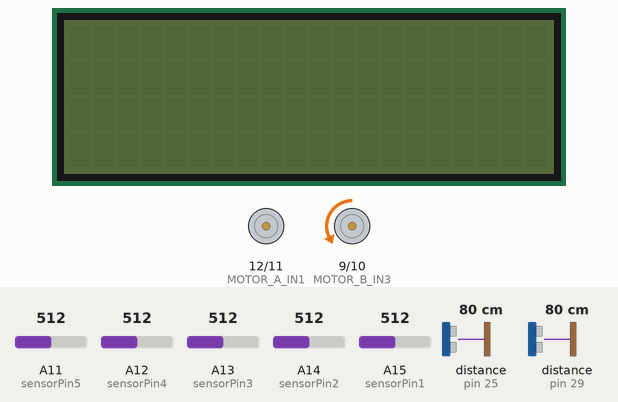
This sketch was run on a simulated Arduino Mega 2560, built with avr-gcc and run on an emulated ATmega2560. Parts: 20×4 character LCD, motor-driver pin pairs drawn as motors (green arrow = first pin HIGH = forward, orange = second pin HIGH = backward, longer = more drive, scaled by the enable pin). Inputs (shaded band) come from the test bench; at power-on: distance to the obstacle (sensors on pin 25, pin 29) 80 cm, A11 (sensorPin5) = 512, A12 (sensorPin4) = 512, A13 (sensorPin3) = 512, A14 (sensorPin2) = 512, A15 (sensorPin1) = 512. What the sketch prints to the serial monitor is not drawn.

Above: at 1.2 s.
1.3 s: distance to the obstacle (sensor on pin 25) set to 22 cm
4.3 s: distance to the obstacle (sensor on pin 25) set to 17 cm
At 5.1 s:
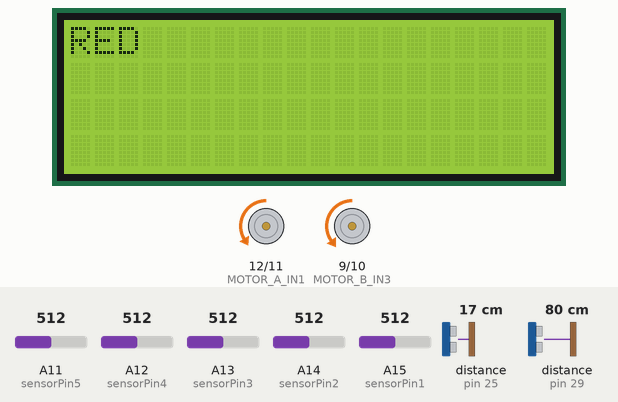
5.8 s: distance to the obstacle (sensor on pin 25) set to 45 cm
7.3 s: distance to the obstacle (sensor on pin 25) set to 54 cm
At 7.9 s:
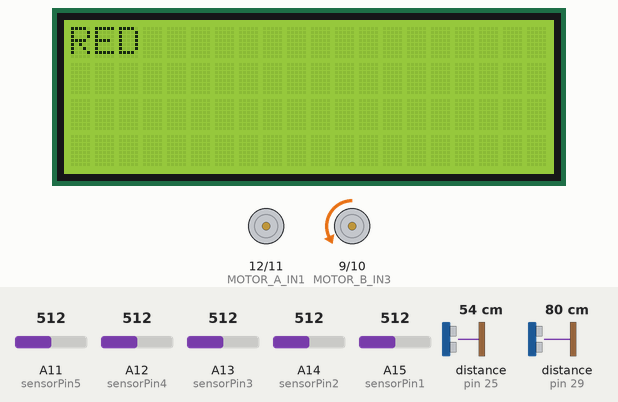
10.3 s: A11 (sensorPin5) set to 488
At 10.8 s:
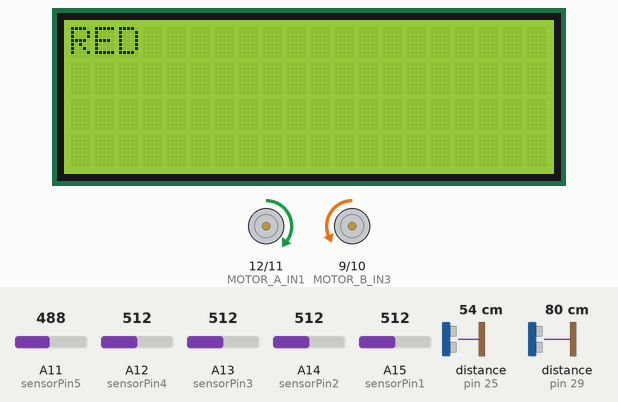
11.8 s: distance to the obstacle (sensor on pin 25) set to 2 cm
At 19.3 s:
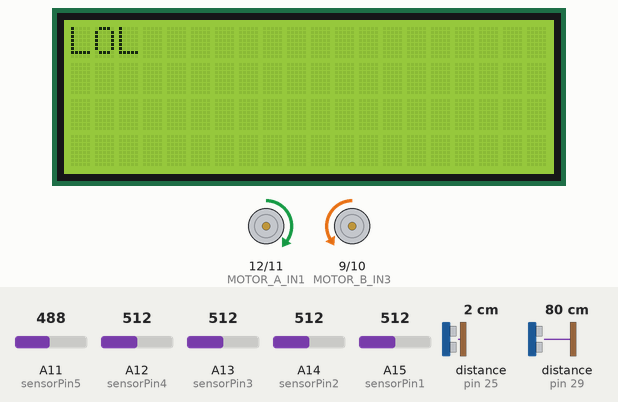
Timing chart, 0 to 20.2 s (numbered marks = the images above; inputs shaded):
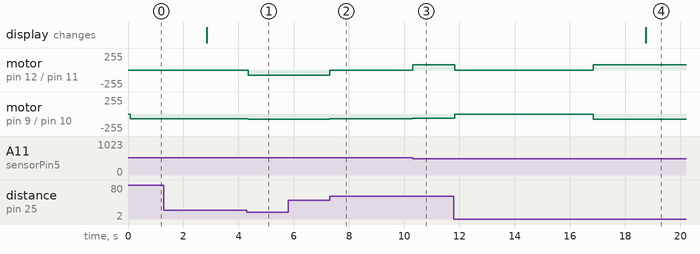

The sketch:

5SENV0.2.ino
```cpp
#include<Ultrasonic.h>
#include <LiquidCrystal_I2C.h>
LiquidCrystal_I2C lcd(0x27, 20, 4); // set the LCD address to 0x27 for a 16 chars and 2 line display
unsigned long startTime;
int wallCount = 0;

int sensorPin1 = A15;
int sensorPin2 = A14;
int sensorPin3 = A13;
int sensorPin4 = A12;
int sensorPin5 = A11;
Ultrasonic leftus(23, 25, 7000UL);
Ultrasonic frontus(27, 29, 7000UL);

const int MOTOR_A_ENA = 13; // Right motor speed control
const int MOTOR_A_IN1 = 12;  // Right motor direction control 1
const int MOTOR_A_IN2 = 11;  // Right motor direction control 2
const int MOTOR_B_ENB = 8;  // Left motor speed control
const int MOTOR_B_IN3 = 9;  // Left motor direction control 1
const int MOTOR_B_IN4 = 10;  // Left motor direction control 2
int distanceL;
int distanceF;
// Define the threshold values for the sensors
int threshold = 500;

void move(int speed1, int speed2) {
  if (speed2 > 0) {
    analogWrite(MOTOR_A_ENA, speed2);
    digitalWrite(MOTOR_A_IN1, LOW);
    digitalWrite(MOTOR_A_IN2, HIGH);
  } else {
    analogWrite(MOTOR_A_ENA, -speed2);
    digitalWrite(MOTOR_A_IN1, HIGH);
    digitalWrite(MOTOR_A_IN2, LOW);
  }
  if (speed1 > 0) {
    analogWrite(MOTOR_B_ENB, speed1);
    digitalWrite(MOTOR_B_IN3, LOW);
    digitalWrite(MOTOR_B_IN4, HIGH);
  } else {
    analogWrite(MOTOR_B_ENB, -speed1);
    digitalWrite(MOTOR_B_IN3, HIGH);
    digitalWrite(MOTOR_B_IN4, LOW);
  }
}


void right() {
  // Read the sensor values
  int sensorValue1 = analogRead(sensorPin1);
  int sensorValue2 = analogRead(sensorPin2);
  int sensorValue3 = analogRead(sensorPin3);
  int sensorValue4 = analogRead(sensorPin4);
  int sensorValue5 = analogRead(sensorPin5);
  //move()
  // Check if the robot is on the line
  if (sensorValue1 < threshold && sensorValue2 < threshold && sensorValue3 < threshold && sensorValue4 < threshold && sensorValue5 < threshold) {
    // Stop the robot
    move(80, 0);
  }
  if (sensorValue1 > threshold && sensorValue2 > threshold && sensorValue3 > threshold && sensorValue4 > threshold && sensorValue5 > threshold) {
    // Stop the robot
    move(90, -50); //turn left slightly
  }
  else {
    // Calculate the position of the robot on the line

    int position = 0;


    if (sensorValue3 < threshold) {
      position = 3;
    }
    if (sensorValue4 < threshold) {
      position = 4;
    }
    if (sensorValue5 < threshold) {
      position = 5;
    }
    if (sensorValue2 < threshold) {
      position = 2;
    }

    if (sensorValue1 < threshold) {
      position = 1;
    }

    // Adjust the motor speed and direction based on the position
    if (position == 1) {
      // Turn left
      move(-60, 60);

    } else if (position == 2) {
      move(0, 60);
    } else if (position == 3) {
      // Go straight
      move(60, 60);
    } else if (position == 4) {
      // Turn right slightly
      move(60, 0);
    } else if (position == 5) {

      // Turn right
      move(75, -60);


    }
  }
}

void left() {
  // Read the sensor values
  int sensorValue1 = analogRead(sensorPin1);
  int sensorValue2 = analogRead(sensorPin2);
  int sensorValue3 = analogRead(sensorPin3);
  int sensorValue4 = analogRead(sensorPin4);
  int sensorValue5 = analogRead(sensorPin5);
  // Check if the robot is on the line
  if (sensorValue1 < threshold && sensorValue2 < threshold && sensorValue3 < threshold && sensorValue4 < threshold && sensorValue5 < threshold) {
    if (wallCount == 0 && distanceL < 30 && distanceL != 0) {
      move(70, 0);

    }
    move(70, 0);
  }
  if (sensorValue1 > threshold && sensorValue2 > threshold && sensorValue3 > threshold && sensorValue4 > threshold && sensorValue5 > threshold) {
    move(70, 0);
    //    turn(255, 100); //turn left slightly
  }
  else {
    // Calculate the position of the robot on the line

    int position = 0;


    if (sensorValue3 < threshold) {
      position = 3;
    }
    if (sensorValue2 < threshold) {
      position = 2;
    }

    if (sensorValue1 < threshold) {
      position = 1;
    }
    if (sensorValue4 < threshold) {
      position = 4;
    }
    if (sensorValue5 < threshold) {
      position = 5;
    }


    if (position == 1) {
      // Turn left
      move(-60, 65);

    } else if (position == 2) {
      move(0, 65);
    } else if (position == 3) {
      // Go straight
      move(65, 65);
    } else if (position == 4) {
      // Turn right slightly
      move(65, 0);
    } else if (position == 5) {

      // Turn right
      move(65, -80);


    }
  }
}
void printOnLcd(String c ) {
  lcd.backlight();
  lcd.setCursor(0, 0);
  lcd.print(c);

}
void setup() {
  Serial.begin(9600);
  pinMode(MOTOR_A_ENA, OUTPUT);
  pinMode(MOTOR_A_IN1, OUTPUT);
  pinMode(MOTOR_A_IN2, OUTPUT);
  pinMode(MOTOR_B_ENB, OUTPUT);
  pinMode(MOTOR_B_IN3, OUTPUT);
  pinMode(MOTOR_B_IN4, OUTPUT);


  // Set the sensor pins as input
  pinMode(sensorPin1, INPUT);
  pinMode(sensorPin2, INPUT);
  pinMode(sensorPin3, INPUT);
  pinMode(sensorPin4, INPUT);
  pinMode(sensorPin5, INPUT);
  lcd.init();
  startTime = millis(); // Initialize startTime to the current time
}
void loop() {
  unsigned long currentTime = millis(); // Get the current time
  distanceL = leftus.read();
  distanceF = frontus.read();

  // Serial.print("Distance in CM: ");
  // Serial.println(distanceL);
  Serial.println("ana mazal madkholt lwalo");
  if (currentTime - startTime >= 2700 && currentTime - startTime <= 4000 && wallCount == 0) { // Check if 1000 ms have passed
    printOnLcd("RED");
  } else if (currentTime - startTime >= 5900 && wallCount == 0) {
    printOnLcd("    ");
  }
  if (distanceL != 0 && distanceL < 20 && wallCount == 0) {
    while (distanceL < 50) {
      move(80, 75);
      distanceL = leftus.read();
    }
    for (int i = 0; i < 50; i++) {
      left();
delay(1);
    }
    Serial.println("ana khrjt mn for");
    wallCount++;
  }
  else if (distanceL != 0 && distanceL < 20 && wallCount == 1) {
    move(0, 0);
    delay(5000);
    wallCount++;
    startTime = currentTime; // Reset startTime to the current time
  }
  if (wallCount == 2) {
    for (int i = 0; i < 600; i++) {
      right();
      delay(1);

    }
    Serial.println("ana ghadi right");
  } else {
    left();
    Serial.println("ana ghadi left");
  }

  if (currentTime - startTime >= 1000 && wallCount == 2) { // Check if 1000 ms have passed
    printOnLcd("LOL");
  }
  if (distanceF != 0 && distanceF < 15 && wallCount == 2) {
    move(0, 0);
    delay(5000);
    wallCount++;
  }
}
void loopO() {
  left();
}
```

Measured:
- the behaviour switches between 20 and 19 cm on distance to the obstacle (sensor on pin 25) (found by bisection; images 0 and 1)
- the behaviour switches between 49 and 50 cm on distance to the obstacle (sensor on pin 25) (found by bisection; images 1 and 2)
- the behaviour switches between 500 and 499 on A11 (sensorPin5) (found by bisection; images 2 and 3)
- after the input at 4.3 s, motor on pin 12 (MOTOR_A_IN1) / pin 11 (MOTOR_A_IN2): stopped → backward 75/255 after 0.06 s; motor on pin 9 (MOTOR_B_IN3) / pin 10 (MOTOR_B_IN4): backward 70/255 → backward 80/255 after 0.06 s
- after the input at 5.8 s, every drawn part: stays the same
- after the input at 7.3 s, motor on pin 12 (MOTOR_A_IN1) / pin 11 (MOTOR_A_IN2): backward 75/255 → stopped at once; motor on pin 9 (MOTOR_B_IN3) / pin 10 (MOTOR_B_IN4): backward 80/255 → backward 70/255 at once
- after the input at 10.3 s, motor on pin 12 (MOTOR_A_IN1) / pin 11 (MOTOR_A_IN2): stopped → forward 80/255 at once; motor on pin 9 (MOTOR_B_IN3) / pin 10 (MOTOR_B_IN4): backward 70/255 → backward 65/255 at once
- after the input at 11.8 s, motor on pin 12 (MOTOR_A_IN1) / pin 11 (MOTOR_A_IN2): forward 80/255 → stopped at once, → forward 80/255 5.0 s later; motor on pin 9 (MOTOR_B_IN3) / pin 10 (MOTOR_B_IN4): backward 65/255 → stopped at once, → backward 75/255 5.0 s later; the display: changes after 6.9 s (image 4)
